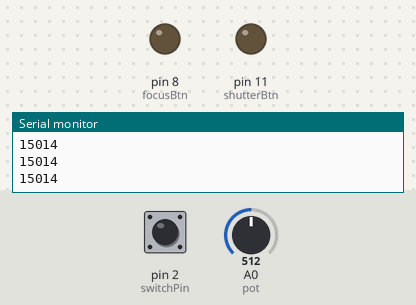
A sketch run on a simulated Arduino Uno, built with avr-gcc and run on an emulated ATmega328P. Parts: output pins drawn as LEDs (lit = HIGH), the last lines printed to the serial monitor. The inputs (shaded band) are chosen by the test bench; at power-on: pin 2 (switchPin) HIGH, A0 (pot) = 512.

Above: at 5.1 s.
5.2 s: pin 2 (switchPin) pulled LOW for 0.15 s
At 10.9 s:
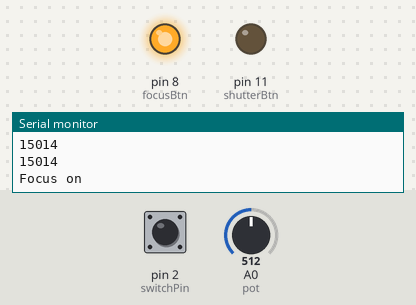
At 11.61 s:
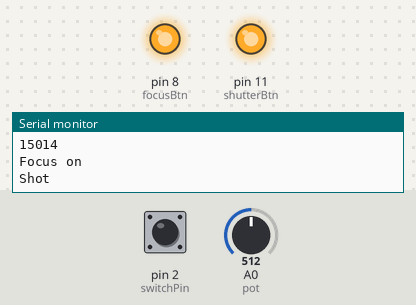
Timing chart, 0 to 13.2 s (numbered marks = the images above; inputs shaded):
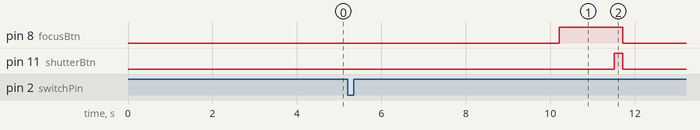

The sketch:

intervallometer.ino
```cpp
// (licence header left out)
int shutter_on = 200;           // time to press shutter, set between 100 and 300
int shutter_wait = 5000;        // initial time to wait to begin sequence
int wakeup = 300;               // time to activate wakeup (focus)
int wakewait = 1000;            // time between wake and shutter

int switchPin = 2;              // input from switch from digital pin 2
int pot = 0;                    // input from potentiometer from analog pin 0
int shutterBtn = 11;            // output for shutter relay from pin 11
int focusBtn = 8;               // output for focus relay from digital pin 8
int focusLed = 3;               // output for focus relay from digital pin 3
int shutterLed = 4;             // output for focus relay from digital pin 4

int val;                        // value of button press
int buttonState;                // check variable for change of button press
int on_off = 0;                 // state of sequence (turned on, turned off)

float potentiometer;
long interval;


void setup() {
  Serial.begin(9600);
  Serial.println("Checking status...");
  delay(1000);
  pinMode(switchPin, INPUT);    // switchpin receives input
  Serial.println("Switch OK");
  delay(300);
  pinMode(pot, INPUT);
  Serial.println("Potentiometer OK");
  delay(300);
  pinMode(focusBtn, OUTPUT);
  digitalWrite(focusLed, HIGH);
  delay(1000);
  digitalWrite(focusLed, LOW);
  Serial.println("Focus button OK");
  pinMode(shutterBtn, OUTPUT);
  digitalWrite(shutterLed, HIGH);
  delay(1000);
  digitalWrite(shutterLed, LOW);
  Serial.println("Shutter OK");
  delay(300);

  buttonState = digitalRead(switchPin); //read value of the button
  Serial.println("Press the switch to start Timelapse");
}


void loop() {
  val = digitalRead(switchPin);      // read button value and store it in val
  //Serial.println(on_off);
  potentiometer = analogRead(pot);
  //Serial.println(potentiometer);
  interval = map(potentiometer,0.0,1023.0,0.0,30000.0);
  Serial.println(interval);

  if (val != buttonState) {          // if the button state has changed…
    if (val == LOW) {                // check if the button is pressed…
      if (on_off == 0) {             // if the sequence is currently off…
        on_off = 1;                    // turn the sequence on
        delay(shutter_wait);           // wait the initial period
      } else {
        on_off = 0;                  // turn the sequence off
      }
    }
  }

  buttonState = val;               //switch the button state

  if (on_off == 1) {                //while the sequence is turned on…
    digitalWrite(focusBtn, HIGH);   //turn wakeup/focus on
    Serial.println("Focus on");
    digitalWrite(focusLed, HIGH);
    delay(wakeup);                 //keep focus
    //digitalWrite(wakepin, LOW);    //turn wakeup off
    delay(wakewait);               //wait
    digitalWrite(shutterBtn, HIGH);    //press the shutter
    digitalWrite(shutterLed, HIGH);
    Serial.println("Shot");
    delay(shutter_on);    //wait the shutter release time
    digitalWrite(shutterBtn, LOW);     //release shutter
    digitalWrite(shutterLed, LOW);
    digitalWrite(focusBtn, LOW);     //release shutter
    digitalWrite(focusLed, LOW);
    Serial.println("...");
    delay(interval);            //wait for next round
  }
}
```

Measured:
- after the input at 5.2 s, pin 8 (focusBtn): LOW → HIGH after 5.0 s, → LOW 1.5 s later; pin 11 (shutterBtn): LOW → HIGH after 6.3 s, → LOW 0.20 s later
